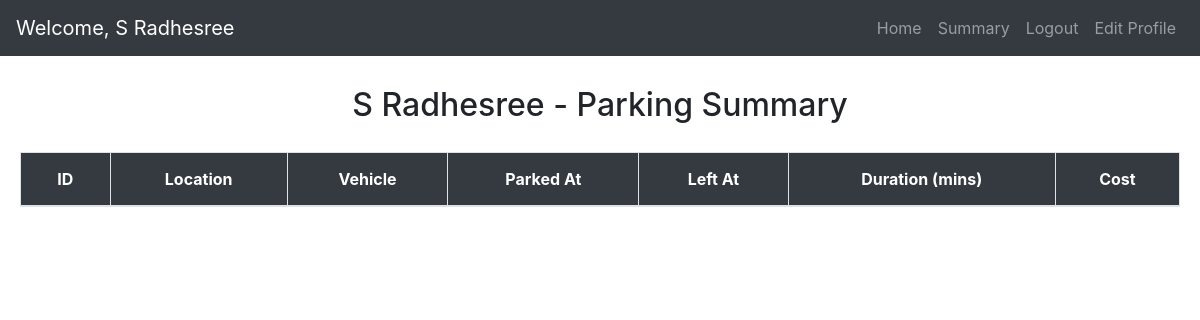
/user_summary/1, run on an earlier commit of the app's database.
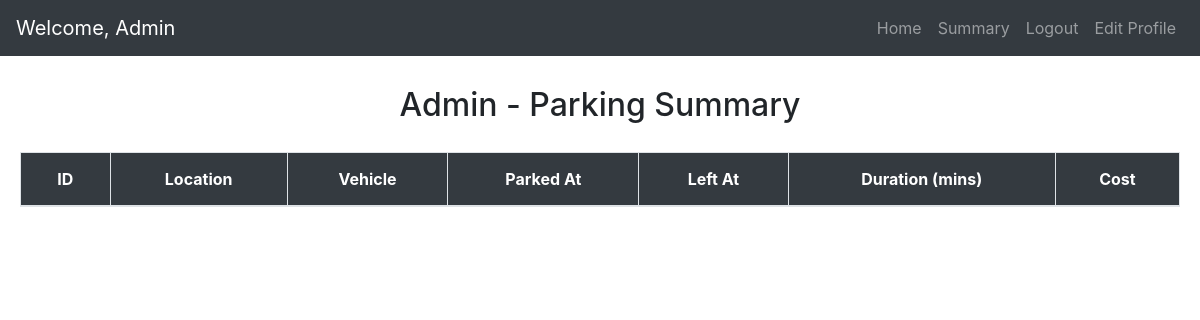
And on a later commit of the database.
### models/models.py (models this page shows)
class User(db.Model):
    __tablename__= 'users'
    id= db.Column(db.Integer, primary_key=True)
    email= db.Column(db.String, unique=True, nullable=False)
    password= db.Column(db.String, nullable=False)
    full_name= db.Column(db.String)
    address= db.Column(db.String)
    pincode= db.Column(db.String)
    type= db.Column(db.String, default="general")
    reservations= relationship('Reservation', back_populates='user')

### controllers/users.py (the view)
@app.route("/user_summary/<int:user_id>")
def user_summary(user_id):
    user = User.query.get_or_404(user_id)
    all_reservations = Reservation.query.filter_by(user_id=user.id).order_by(Reservation.parking_timestamp.desc()).all()
    def format_duration(minutes):
        if minutes is None:
            return 'In Progress'
        if minutes < 60:
            return f"{int(minutes)} min"
        hours = int(minutes) // 60
        mins = int(minutes) % 60
        return f"{hours} hr{'s' if hours > 1 else ''}" + (f" {mins} min" if mins else "")
    for res in all_reservations:
        duration_minutes = (
            (res.leaving_timestamp - res.parking_timestamp).total_seconds() // 60
            if res.leaving_timestamp else None
        )
        res.duration = format_duration(duration_minutes)
    return render_template(
        "user_sum.html",
        user=user,
        reservations=all_reservations
    )

### templates/user_sum.html (shortened to what this page needs)
<!DOCTYPE html>
<html lang="en">
<head>
  <link rel="stylesheet" href="https://cdn.jsdelivr.net/npm/bootstrap@4.0.0/dist/css/bootstrap.min.css" />
  <link rel="stylesheet" href="{{ url_for('static', filename='user.css') }}">
</head>
<body>
  <nav class="navbar navbar-expand-lg navbar-dark bg-dark">
    <a class="navbar-brand" href="#">Welcome, {{ user.full_name }}</a>
    <div class="collapse navbar-collapse" id="userNavbar">
      <ul class="navbar-nav ml-auto">
        <li class="nav-item"><a class="nav-link" href="{{ url_for('user_dashboard', user_id=user.id) }}">Home</a></li>
        <li class="nav-item"><a class="nav-link" href="{{ url_for('user_summary', user_id=user.id) }}">Summary</a></li>
        <li class="nav-item"><a class="nav-link" href="/login">Logout</a></li>
        <li class="nav-item"><a class="nav-link" href="{{ url_for('edit_profile', user_id=user.id) }}" id="editProfileLink">Edit Profile</a></li>
      </ul>
    </div>
  </nav>
  <h2 style="text-align: center; margin-top: 30px;">{{ user.full_name }} - Parking Summary</h2>
  <div style="padding: 20px;">
    <table class="table table-bordered user-table">
      <thead>
        <tr>
          <th>ID</th>
          <th>Location</th>
          <th>Vehicle</th>
          <th>Parked At</th>
          <th>Left At</th>
          <th>Duration (mins)</th>
          <th>Cost</th>
        </tr>
      </thead>
    </table>
  </div>

What changed in the data, as far as the page shows it:
changed User: full_name "S Radhesree" → "Admin"
